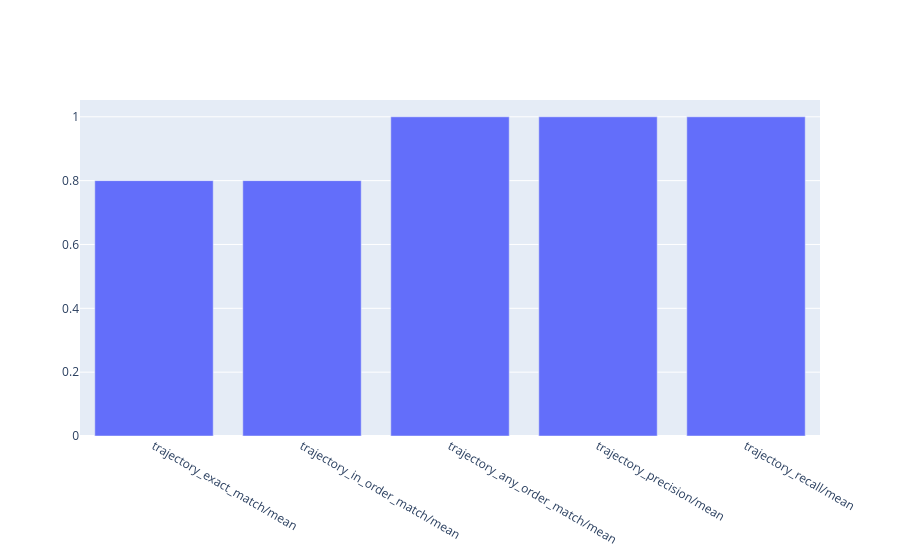

Source (notebook cell):
### Code cell
plot_bar_plot(
    trajectory_eval_result,
    title="Trajectory Metrics",
    metrics=[f"{metric}/mean" for metric in trajectory_metrics],
)

### Figure 1 — Plotly figure (JSON) as saved in the notebook; plotly's stock layout.template omitted (floating-point values rounded to 4 significant figures)
{"data": [{"name": "Trajectory Metrics", "type": "bar", "x": ["trajectory_exact_match/mean", "trajectory_in_order_match/mean", "trajectory_any_order_match/mean", "trajectory_precision/mean", "trajectory_recall/mean"], "y": [0.8, 0.8, 1, 1, 1]}], "layout": {"barmode": "group"}}
